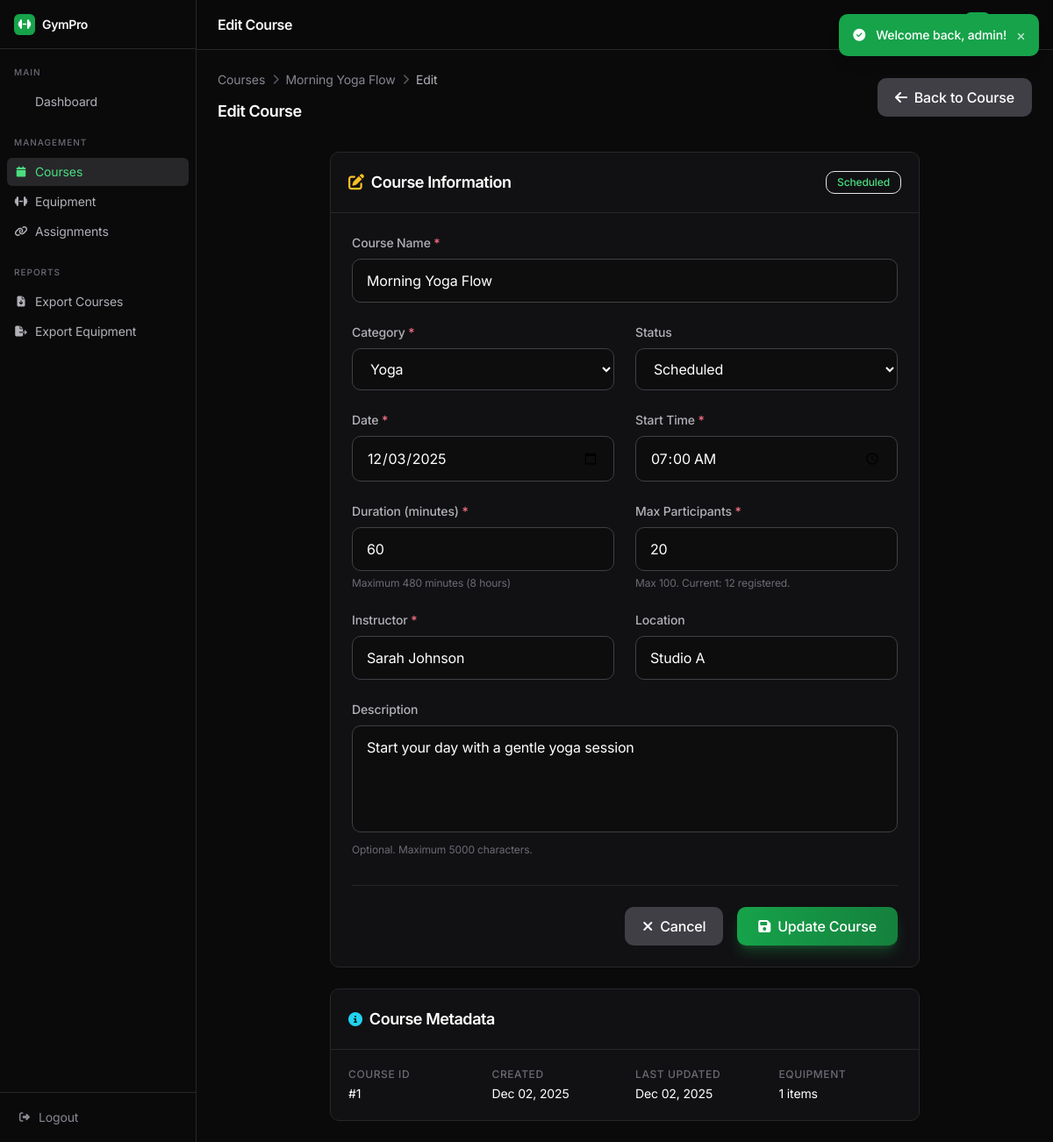
/courses/edit.php?id=1 (signed in), run on the app's committed database.
### tables this page shows
CREATE TABLE courses (
    id INT AUTO_INCREMENT PRIMARY KEY,
    name VARCHAR(100) NOT NULL,
    description TEXT,
    category ENUM('Yoga', 'Cardio', 'Strength', 'Pilates', 'Combat', 'CrossFit', 'Dance', 'Aquatic', 'Wellness') NOT NULL,
    course_date DATE NOT NULL,
    start_time TIME NOT NULL,
    duration_minutes INT NOT NULL DEFAULT 60,
    max_participants INT NOT NULL DEFAULT 20,
    current_participants INT NOT NULL DEFAULT 0,
    instructor_name VARCHAR(100) NOT NULL,
    location VARCHAR(100),
    status ENUM('scheduled', 'in_progress', 'completed', 'cancelled') DEFAULT 'scheduled',
    created_at TIMESTAMP DEFAULT CURRENT_TIMESTAMP,
    updated_at TIMESTAMP DEFAULT CURRENT_TIMESTAMP ON UPDATE CURRENT_TIMESTAMP,
    INDEX idx_category (category),
    INDEX idx_status (status),
    INDEX idx_date (course_date),
    INDEX idx_instructor (instructor_name)
);

### public/courses/edit.php (the view, shortened to what the rows shown need)
<?php
require_once __DIR__ . '/../../includes/courses/functions.php';
$courseId = isset($_GET['id']) ? (int) $_GET['id'] : 0;
$course = getCourseById($courseId);
$formData = [
    'name' => $course['name'],
    'category' => $course['category'],
    'description' => $course['description'] ?? '',
    'course_date' => $course['course_date'],
    'start_time' => substr($course['start_time'], 0, 5),
    'duration_minutes' => $course['duration_minutes'],
    'max_participants' => $course['max_participants'],
    'instructor_name' => $course['instructor_name'],
    'location' => $course['location'] ?? '',
    'status' => $course['status']
];
require_once __DIR__ . '/../../includes/header.php';
?>
<div class="flex flex-col sm:flex-row sm:items-center sm:justify-between gap-4 mb-8">
    <div>
        <nav class="flex items-center gap-2 text-sm text-dark-400 mb-3">
            <a href="<?php echo url('/courses/'); ?>" class="hover:text-mint-400 transition-colors">Courses</a>
            <i class="fas fa-chevron-right text-xs text-dark-600"></i>
            <a href="<?php echo url('/courses/view.php?id=' . $courseId); ?>" class="hover:text-mint-400 transition-colors"><?php echo e($course['name']); ?></a>
            <i class="fas fa-chevron-right text-xs text-dark-600"></i>
            <span class="text-dark-300">Edit</span>
        </nav>
        <h1 class="text-lg font-semibold tracking-tight text-white">Edit Course</h1>
    </div>
</div>
<div class="max-w-2xl mx-auto space-y-6">
    <div class="bg-dark-950 backdrop-blur-sm rounded-lg border border-dark-900 overflow-hidden">
        <div class="flex items-center justify-between p-5 border-b border-dark-900">
            <h2 class="flex items-center gap-2 text-lg font-semibold text-white">
                <i class="fas fa-edit text-amber-400"></i>
                Course Information
            </h2>
            <?php
            $statusColors = [
                'scheduled' => 'bg-accent-500/10 text-mint-400 border-accent-500/30',
                'in_progress' => 'bg-amber-500/10 text-amber-400 border-amber-500/30',
                'completed' => 'bg-emerald-500/10 text-emerald-400 border-emerald-500/30',
                'cancelled' => 'bg-rose-500/10 text-rose-400 border-rose-500/30'
            ];
            $statusClass = $statusColors[$course['status']] ?? 'bg-surface-500/10 text-dark-400 border-surface-500/30';
            ?>
            <span class="px-3 py-1 text-xs font-medium rounded-lg border <?php echo $statusClass; ?>">
                <?php echo e(COURSE_STATUSES[$course['status']] ?? ucfirst(str_replace('_', ' ', $course['status']))); ?>
            </span>
        </div>
        <div class="p-6">
            <form action="" method="POST" novalidate>
                <div class="grid grid-cols-1 md:grid-cols-2 gap-6">
                    <div class="md:col-span-2">
                        <label for="name" class="block text-sm font-medium text-dark-300 mb-2">
                            Course Name <span class="text-rose-400">*</span>
                        </label>
                        <input type="text"
                               id="name"
                               name="name"
                               class="w-full px-4 py-3 bg-dark-975/50 border <?php echo isset($errors['name']) ? 'border-rose-500' : 'border-dark-800'; ?> rounded-lg text-white placeholder-dark-500 focus:outline-none focus:border-mint-500 focus:ring-2 focus:ring-mint-500/20 transition-all"
                               value="<?php echo e($formData['name']); ?>"
                               placeholder="Enter course name"
                               maxlength="100"
                               required>
                    </div>
                    <div>
                        <label for="status" class="block text-sm font-medium text-dark-300 mb-2">Status</label>
                        <select id="status"
                                name="status"
                                class="w-full px-4 py-3 bg-dark-975/50 border border-dark-800 rounded-lg text-white focus:outline-none focus:border-mint-500 focus:ring-2 focus:ring-mint-500/20 transition-all">
                            <?php foreach (COURSE_STATUSES as $key => $label): ?>
                            <option value="<?php echo e($key); ?>" <?php echo $formData['status'] === $key ? 'selected' : ''; ?>>
                                <?php echo e($label); ?>
                            </option>
                            <?php endforeach; ?>
                        </select>
                    </div>
                    <div>
                        <label for="course_date" class="block text-sm font-medium text-dark-300 mb-2">
                            Date <span class="text-rose-400">*</span>
                        </label>
                        <input type="date"
                               id="course_date"
                               name="course_date"
                               class="w-full px-4 py-3 bg-dark-975/50 border <?php echo isset($errors['course_date']) ? 'border-rose-500' : 'border-dark-800'; ?> rounded-lg text-white focus:outline-none focus:border-mint-500 focus:ring-2 focus:ring-mint-500/20 transition-all"
                               value="<?php echo e($formData['course_date']); ?>"
                               required>
                    </div>
                    <div>
                        <label for="duration_minutes" class="block text-sm font-medium text-dark-300 mb-2">
                            Duration (minutes) <span class="text-rose-400">*</span>
                        </label>
                        <input type="number"
                               id="duration_minutes"
                               name="duration_minutes"
                               class="w-full px-4 py-3 bg-dark-975/50 border <?php echo isset($errors['duration_minutes']) ? 'border-rose-500' : 'border-dark-800'; ?> rounded-lg text-white focus:outline-none focus:border-mint-500 focus:ring-2 focus:ring-mint-500/20 transition-all"
                               value="<?php echo e($formData['duration_minutes']); ?>"
                               min="1"
                               max="480"
                               required>
                        <p class="mt-1.5 text-xs text-dark-500">Maximum 480 minutes (8 hours)</p>
                    </div>
                    <div>
                        <label for="max_participants" class="block text-sm font-medium text-dark-300 mb-2">
                            Max Participants <span class="text-rose-400">*</span>
                        </label>
                        <input type="number"
                               id="max_participants"
                               name="max_participants"
                               class="w-full px-4 py-3 bg-dark-975/50 border <?php echo isset($errors['max_participants']) ? 'border-rose-500' : 'border-dark-800'; ?> rounded-lg text-white focus:outline-none focus:border-mint-500 focus:ring-2 focus:ring-mint-500/20 transition-all"
                               value="<?php echo e($formData['max_participants']); ?>"
                               min="1"
                               max="100"
                               required>
                        <p class="mt-1.5 text-xs text-dark-500">Max 100. Current: <?php echo $course['current_participants']; ?> registered.</p>
                    </div>
                    <div>
                        <label for="instructor_name" class="block text-sm font-medium text-dark-300 mb-2">
                            Instructor <span class="text-rose-400">*</span>
                        </label>
                        <input type="text"
                               id="instructor_name"
                               name="instructor_name"
                               class="w-full px-4 py-3 bg-dark-975/50 border <?php echo isset($errors['instructor_name']) ? 'border-rose-500' : 'border-dark-800'; ?> rounded-lg text-white placeholder-dark-500 focus:outline-none focus:border-mint-500 focus:ring-2 focus:ring-mint-500/20 transition-all"
                               value="<?php echo e($formData['instructor_name']); ?>"
                               placeholder="Instructor name"
                               maxlength="100"
                               required>
                    </div>
                    <div>
                        <label for="location" class="block text-sm font-medium text-dark-300 mb-2">Location</label>
                        <input type="text"
                               id="location"
                               name="location"
                               class="w-full px-4 py-3 bg-dark-975/50 border border-dark-800 rounded-lg text-white placeholder-dark-500 focus:outline-none focus:border-mint-500 focus:ring-2 focus:ring-mint-500/20 transition-all"
                               value="<?php echo e($formData['location']); ?>"
                               placeholder="e.g., Main Hall, Yoga Studio"
                               maxlength="100">
                    </div>
                    <div class="md:col-span-2">
                        <label for="description" class="block text-sm font-medium text-dark-300 mb-2">Description</label>
                        <textarea id="description"
                                  name="description"
                                  class="w-full px-4 py-3 bg-dark-975/50 border border-dark-800 rounded-lg text-white placeholder-dark-500 focus:outline-none focus:border-mint-500 focus:ring-2 focus:ring-mint-500/20 transition-all resize-none"
                                  rows="4"
                                  placeholder="Enter course description (optional)"
                                  maxlength="5000"><?php echo e($formData['description']); ?></textarea>
                        <p class="mt-1.5 text-xs text-dark-500">Optional. Maximum 5000 characters.</p>
                    </div>
                </div>
            </form>
        </div>
    </div>
    <div class="bg-dark-950 backdrop-blur-sm rounded-lg border border-dark-900 overflow-hidden">
        <div class="flex items-center gap-2 p-5 border-b border-dark-900">
            <h2 class="text-lg font-semibold text-white">Course Metadata</h2>
        </div>
        <div class="p-5">
            <div class="grid grid-cols-2 sm:grid-cols-4 gap-6">
                <div>
                    <p class="text-xs font-medium text-dark-500 uppercase tracking-wider mb-1">Course ID</p>
                    <p class="text-sm text-white">#<?php echo $course['id']; ?></p>
                </div>
                <div>
                    <p class="text-xs font-medium text-dark-500 uppercase tracking-wider mb-1">Created</p>
                    <p class="text-sm text-white"><?php echo formatDate($course['created_at'], 'M d, Y'); ?></p>
                </div>
                <div>
                    <p class="text-xs font-medium text-dark-500 uppercase tracking-wider mb-1">Last Updated</p>
                    <p class="text-sm text-white"><?php echo formatDate($course['updated_at'], 'M d, Y'); ?></p>
                </div>
            </div>
        </div>
    </div>
</div>
<?php
require_once __DIR__ . '/../../includes/footer.php';
?>

### data on the page
courses: name "Morning Yoga Flow", status "Scheduled", course_date "12/03/2025", duration_minutes "60", max_participants "20", current_participants "12", instructor_name "Sarah Johnson", location "Studio A", description "Start your day with a gentle yoga session", id "1", created_at "Dec 02, 2025", updated_at "Dec 02, 2025"

### other printed values
$pageTitle "Edit Course"
$msg['message'] "Welcome back, admin!"
$course['equipment_count'] "1"
form field category "Yoga"
